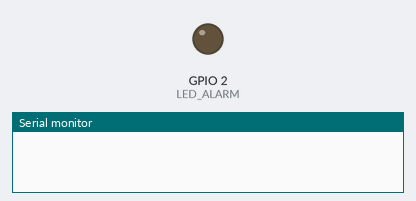
Recording of a sketch running on a simulated ESP32. On the bench: output pins drawn as LEDs (lit = HIGH), the last lines printed to the serial monitor.

Above: at 5.0 s.
At 10.92 s:
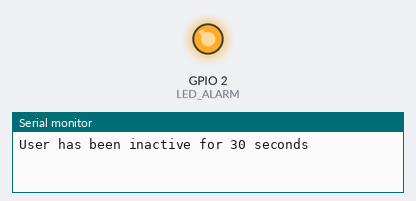
Timing chart, 0 to 13.0 s (numbered marks = the images above):
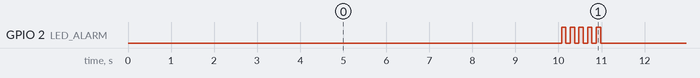

The sketch:

timer_code.ino
```cpp
#include "localTimer.h"

 // simulating the global steps variable.
void setup() {
  // put your setup code here, to run once:
 Serial.begin(115200);
 init_timer();
}

void loop() {
   // put your main code here, to run repeatedly:

  bool steps_detected = false;
  check_steps(steps_detected);

  inactivity();

 //  delay(100);
}
```

localTimer.cpp
```cpp
#include "localTimer.h"


#define LED_ALARM   2


hw_timer_t *timer1 = NULL;


volatile bool Timer_interrupt_flag = false;

bool inactivity(){
  bool active = true;
  static bool ledToggleMode = false;
   toggleLed(ledToggleMode);


  static double lastTime = 0.0;
  if(Timer_interrupt_flag)
    {
        Serial.println("User has been inactive for 30 seconds");
        active = false;
        Timer_interrupt_flag = false;
        // Serial.println("Timer_interrupt_flag is set to false");
        //digitalWrite(LED_ALARM, HIGH);
        ledToggleMode = true;
        lastTime = timerReadSeconds(timer1);

    }
    else
    {
      if(timerReadSeconds(timer1) - lastTime >= 1)// toggles led for one second if user has been inactive for 5 seconds
      {
        ledToggleMode = false;
        digitalWrite(LED_ALARM,LOW);
        lastTime = timerReadSeconds(timer1);

      }

       if(timerReadSeconds(timer1) <= 0.2)
       {
         lastTime = timerReadSeconds(timer1);
       }
        //digitalWrite(LED_ALARM, LOW);
    }
  return active;
}

void check_steps(bool steps_detected){
  if(steps_detected)
    {
        reset_timer0_method1();

    }
}

void IRAM_ATTR onTimer0(){
  // Increment the counter and set the time of ISR


  Timer_interrupt_flag = true;
  //Serial.println("Timer_interrupt_flag is true");


}


void toggleLed(bool ledToggleStatus)
 {
  //Serial.printf("\ntime now = %lf",timerReadSeconds(timer1));
    static double localTimeSeconds = 0.0;
    static bool ledState = false;
    double ledDelay = 0.2;
   // Serial.println(ledToggleStatus);

     if(timerReadSeconds(timer1) - localTimeSeconds >= 0.1)
    {

      if(ledToggleStatus)
      {
    //  Serial.println("led state toggled");

      ledState = !ledState;
      digitalWrite(LED_ALARM,ledState);

      }

       localTimeSeconds = (double)timerReadSeconds(timer1);
    }

    if(timerReadSeconds(timer1) <= 0.2)
    {
      localTimeSeconds = (double)timerReadSeconds(timer1);
    }


 }

void init_timer()
{
  pinMode(LED_ALARM,OUTPUT);
    timer1 = timerBegin(0, 80, true);
  timerAttachInterrupt(timer1, &onTimer0, true); // 1 tick = 1 usec
  timerAlarmWrite(timer1, 10000000, true); // set this values to 30 min - currently 10 sec
  timerAlarmEnable(timer1);
  // Serial.println("local timer initialized");

}

void reset_timer0_method1()
{
  // Serial.println("restarting timer using method1");
  timerWrite(timer1, 0);//restarting timer
  init_timer();
}

void reset_timer0_method2() // this method needs to reinitalise the timer again after restarting
{
  // Serial.println("restarting timer");
  timerAlarmDisable(timer1);    // stop alarm
  timerDetachInterrupt(timer1); // detach interrupt
  timerEnd(timer1);     // end timer
  init_timer();
}
```

localTimer.h
```cpp
#include <Arduino.h>

extern volatile bool Timer_interrupt_flag;
void IRAM_ATTR onTimer0();
void toggleLed(bool ledToggleStatus);
void init_timer();
void reset_timer0_method1();
void check_steps(bool steps_detected);
bool inactivity();
```

Measured:
- by itself, GPIO 2 (LED_ALARM): repeats every 10.0 s: 4 × (LOW 0.10 s, HIGH 0.10 s), LOW 9.1 s, HIGH 0.10 s
- by itself, everything shown: repeats every 10.0 s, in 10 steps
